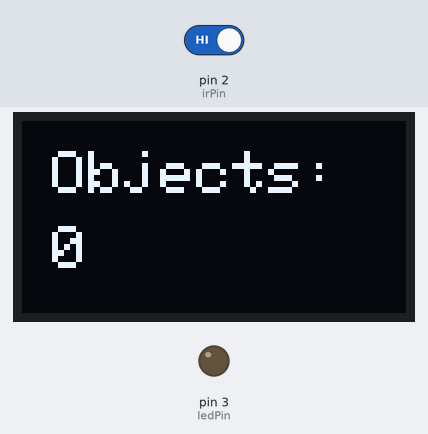
This sketch was run on a simulated Arduino Uno, built with avr-gcc and run on an emulated ATmega328P. Shown: 128×64 one-colour display, output pins drawn as LEDs (lit = HIGH). The inputs (shaded band) are chosen by the test bench; at power-on: pin 2 (irPin) HIGH. What the sketch prints to the serial monitor is not drawn.

Above: at 3.2 s.
3.3 s: pin 2 (irPin) driven LOW
At 3.7 s:
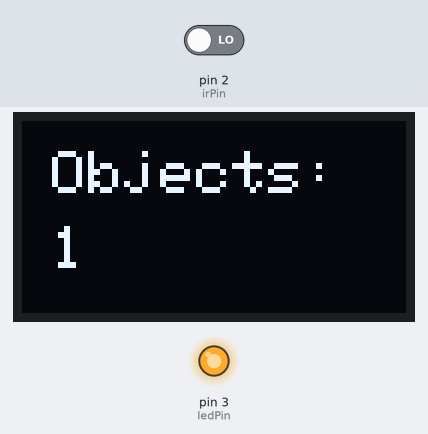
4.8 s: pin 2 (irPin) driven HIGH
At 5.4 s:
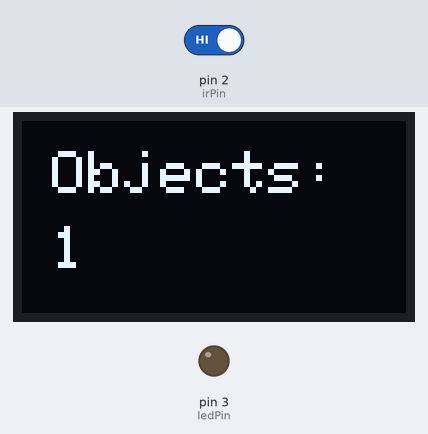
6.3 s: pin 2 (irPin) driven LOW
At 7.6 s:
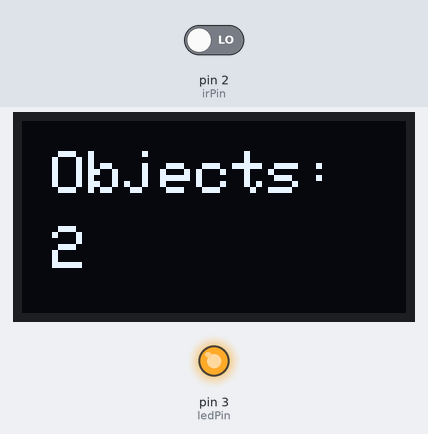
Timing chart, 0 to 9.3 s (numbered marks = the images above; inputs shaded):
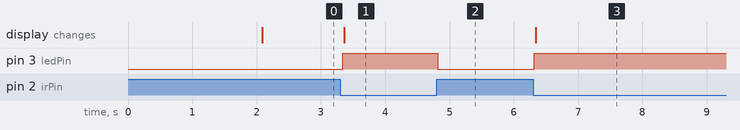

Measured:
- after the input at 3.3 s, pin 3 (ledPin): LOW → HIGH at once; the display: changes after 0.06 s (image 1)
- after the input at 4.8 s, pin 3 (ledPin): HIGH → LOW at once
- after the input at 6.3 s, pin 3 (ledPin): LOW → HIGH at once; the display: changes at once (image 3)

The sketch:

IR_Object_Counter.ino
```cpp
#include <Wire.h>
#include <Adafruit_GFX.h>
#include <Adafruit_SSD1306.h>

// OLED setup
#define SCREEN_WIDTH 128
#define SCREEN_HEIGHT 64
#define OLED_RESET     -1
Adafruit_SSD1306 display(SCREEN_WIDTH, SCREEN_HEIGHT, &Wire, OLED_RESET);

// Pin configuration
const int irPin = 2;    // IR sensor output
const int ledPin = 3;   // External LED pin

int objectCount = 0;
bool objectPreviouslyDetected = false;

void setup() {
  pinMode(irPin, INPUT);
  pinMode(ledPin, OUTPUT);
  digitalWrite(ledPin, LOW); // LED initially OFF

  Serial.begin(9600);

  // OLED initialization
  if (!display.begin(SSD1306_SWITCHCAPVCC, 0x3C)) {
    Serial.println(F("OLED init failed!"));
    while (1);
  }

  // Display starting screen
  display.clearDisplay();
  display.setTextSize(2);
  display.setTextColor(WHITE);
  display.setCursor(10, 20);
  display.print("Starting...");
  display.display();
  delay(2000);
  display.clearDisplay();
  updateOLED();
}

void loop() {
  int irStatus = digitalRead(irPin);

  if (irStatus == LOW && !objectPreviouslyDetected) {
    // Object just detected
    objectCount++;
    objectPreviouslyDetected = true;

    digitalWrite(ledPin, HIGH); // Turn ON external LED
    updateOLED();

    Serial.print("Object Count: ");
    Serial.println(objectCount);
  }

  // Reset detection flag and turn OFF LED when object is gone
  if (irStatus == HIGH) {
    objectPreviouslyDetected = false;
    digitalWrite(ledPin, LOW); // Turn OFF external LED
  }

  delay(50); // debounce delay
}

void updateOLED() {
  display.clearDisplay();
  display.setTextSize(2);
  display.setTextColor(WHITE);
  display.setCursor(10, 10);
  display.print("Objects:");
  display.setCursor(10, 35);
  display.print(objectCount);
  display.display();
}
```
